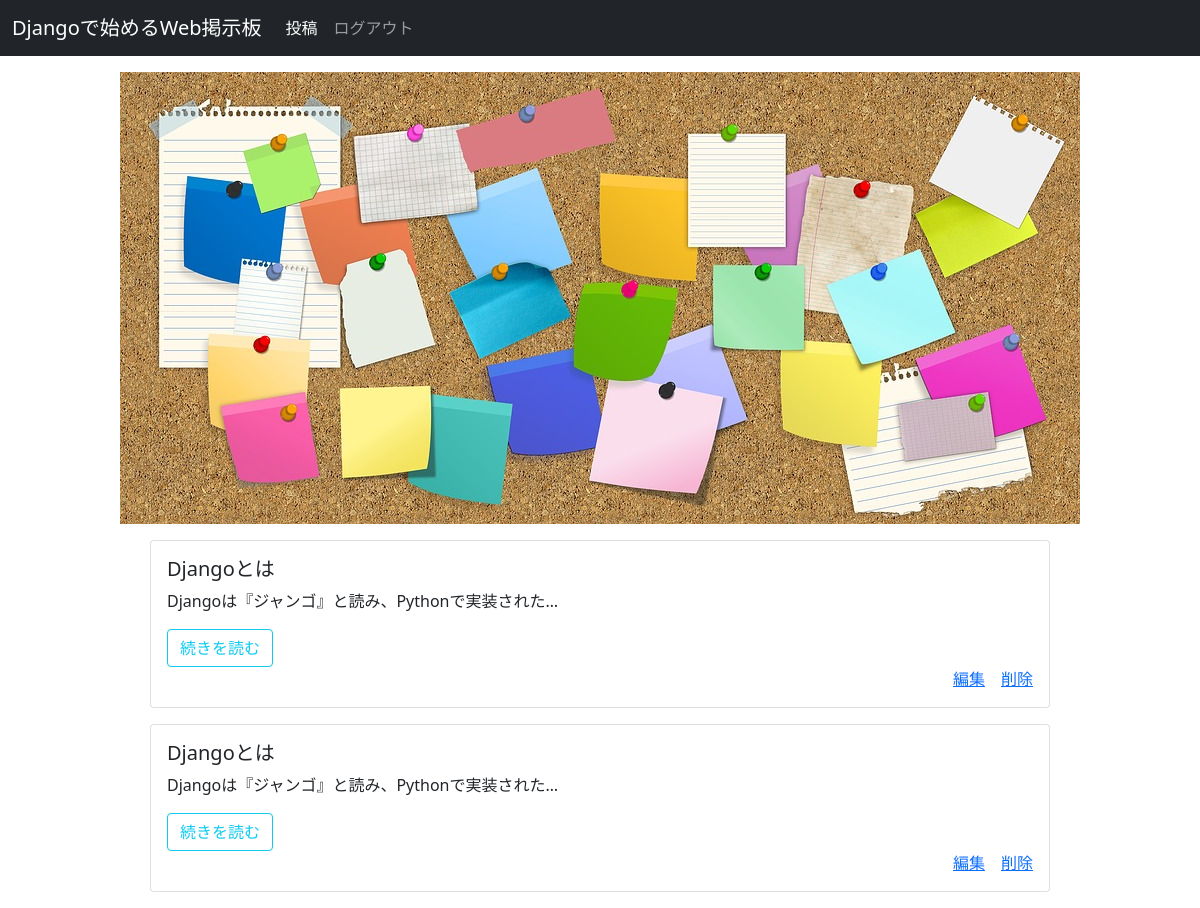
Page /list/ (signed in) on the earlier database version.
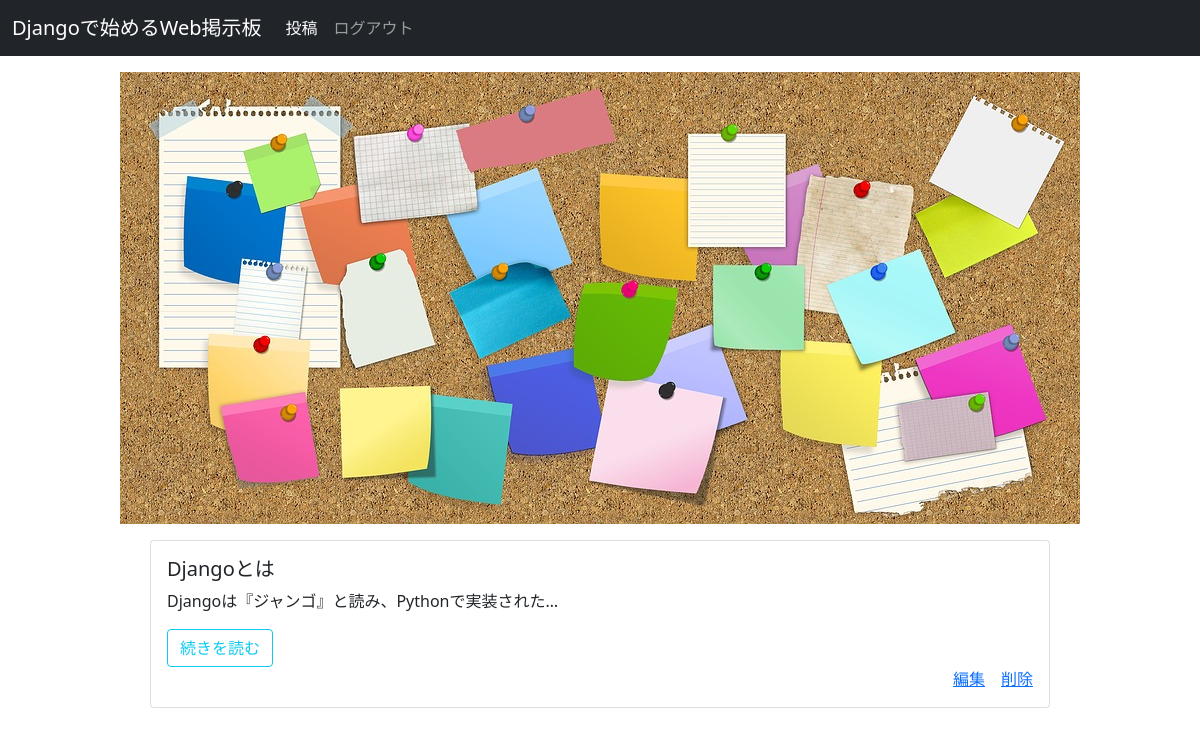
Same page on the later database version.
### keijiapp/models.py (models this page shows, shortened)
class ThreadModel(models.Model):
    title = models.CharField(max_length=15)
    content = models.TextField()

### keijiapp/views.py (the view)
# urls.py: path('list/', views.ListView.as_view(), name='list'),
class ListView(LoginRequiredMixin, ListView):
    template_name = "keijiapp/list.html"
    model = ThreadModel

### keijiapp/templates/keijiapp/list.html (shortened to what this page needs)
{% extends 'keijiapp/base.html' %}
{% load static %}
{% block content %}
  <div style="text-align:center">
    <img src="{% static 'assets/img/bulletin-board-2768204_960_720.jpg' %}" class="img-fluid">
  </div>
  {% for item in object_list %}
    <div class="card w-75 mt-3 mx-auto">
        <div class="card-body">
          <div class="post">
            <h5 class="card-title">{{ item.title }}</h5>
            <p class="card-text">{{ item.content | truncatechars:30}}</p>
            <a href="{% url 'detail' item.pk %}" button type="button" class="btn btn-outline-info">続きを読む</button></a>
            <div class="d-grid gap2 d-md-flex justify-content-md-end">
              <a href="{% url 'update' item.pk %}" class="card-link">編集</a>
              <a href="{% url 'delete' item.pk %}" class="card-link">削除</a>
            </div>
          </div>
       </div>
    </div>
  {% endfor %}
{% endblock %}

Differences in the rows shown:
removed ThreadModel: title "Djangoとは", content "Djangoは『ジャンゴ』と読み、Pythonで実装された…"
